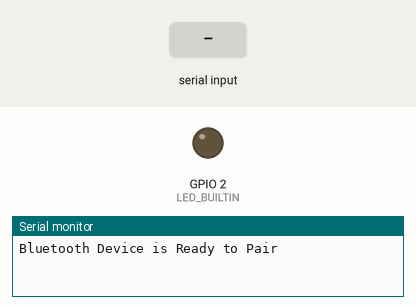
This sketch was run on a simulated ESP32. Parts: output pins drawn as LEDs (lit = HIGH), the last lines printed to the serial monitor. The test bench sets the inputs (shaded band). Nothing arrives over Bluetooth unless stated.

Above: at 1.2 s.
1.3 s: "1" received over the second serial link
At 2.5 s:
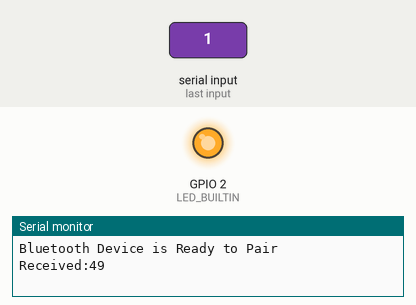
2.8 s: "0" received over the second serial link
At 4.1 s:
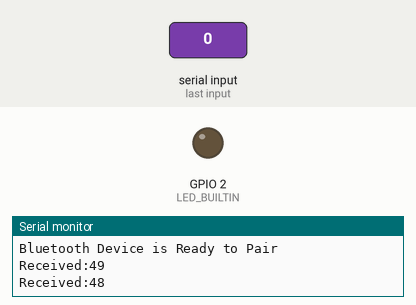
Timing chart, 0 to 5.8 s (numbered marks = the images above; inputs shaded):
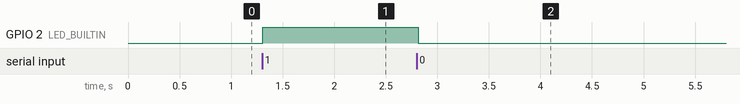

Measured:
- after the input at 1.3 s, GPIO 2 (LED_BUILTIN): LOW → HIGH at once
- after the input at 2.8 s, GPIO 2 (LED_BUILTIN): HIGH → LOW at once

The sketch:

16.1.ESP32_and_bluetoth.ino
```cpp
#include "BluetoothSerial.h" // заголовочный файл для последовательного Bluetooth будет добавлен по умолчанию в Arduino

BluetoothSerial ESP_BT; // Объект для Bluetooth

int incoming;
int LED_BUILTIN = 2;

void setup() {
  Serial.begin(9600); // Запускаем последовательный монитор со скоростью 9600
  ESP_BT.begin("ESP32_LED_Control"); // Задаем имя вашего устройства Bluetooth
  Serial.println("Bluetooth Device is Ready to Pair");  // По готовности сообщаем, что устройство готово к сопряжению

  pinMode (LED_BUILTIN, OUTPUT);// задаем контакт подключения светодиода как выходной
}

void loop() {

  if (ESP_BT.available()) // Проверяем, не получили ли мы что-либо от Bluetooth модуля
  {
    incoming = ESP_BT.read(); // Читаем, что получили
    Serial.print("Received:"); Serial.println(incoming);

    if (incoming == 49)  // Если значение равно единице, включаем светодиод
    {
      digitalWrite(LED_BUILTIN, HIGH);
      ESP_BT.println("LED turned ON");
    }

    if (incoming == 48)  // Если значение равно нулю, выключаем светодиод
    {
      digitalWrite(LED_BUILTIN, LOW);
      ESP_BT.println("LED turned OFF");
    }
  }
  delay(20);
}
```
